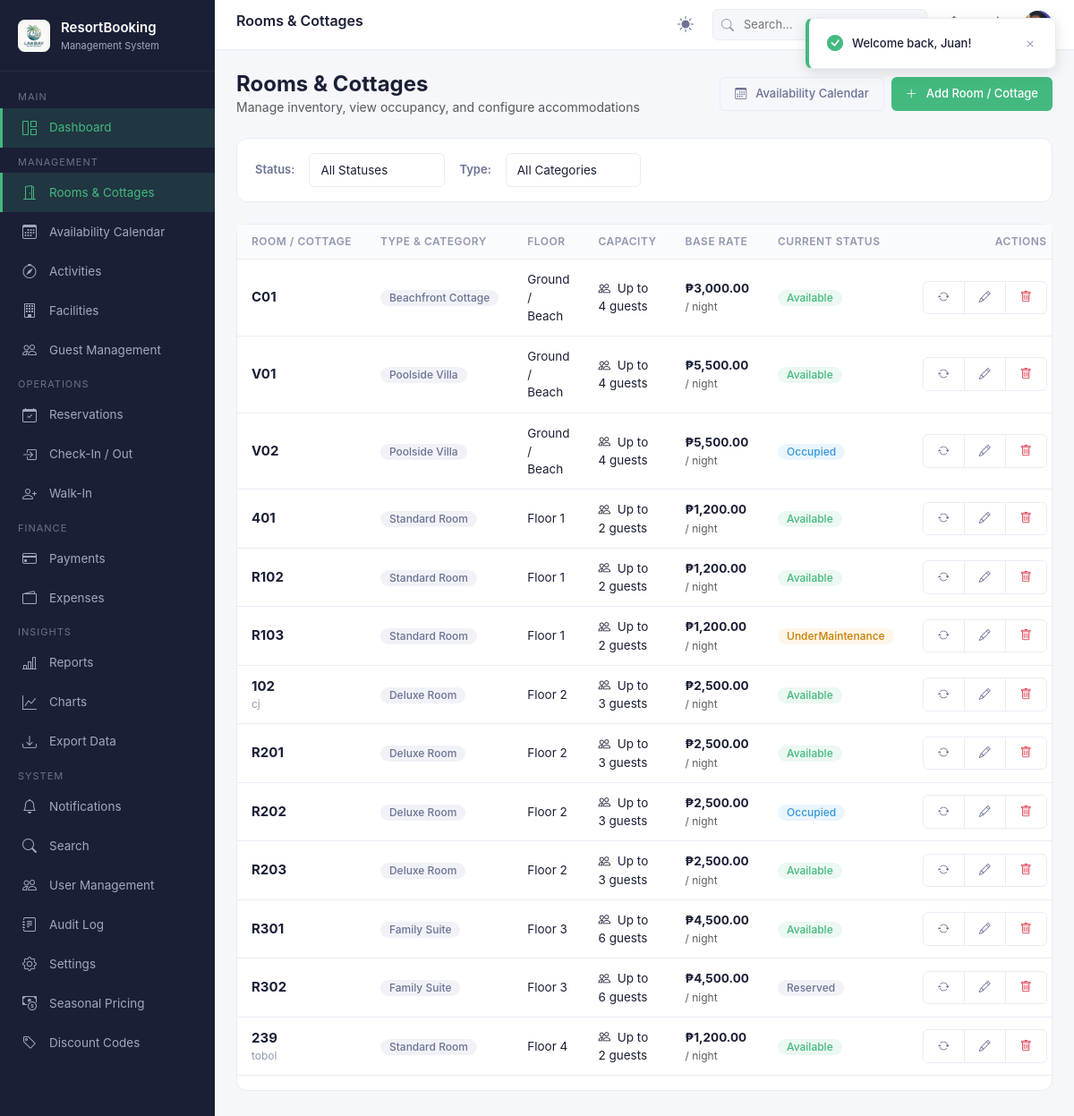
/rooms/index.php (signed in), run on the app's committed database.
### tables this page shows
CREATE TABLE `rooms` (
  `RoomId` int NOT NULL AUTO_INCREMENT,
  `RoomTypeId` int NOT NULL,
  `RoomNumber` varchar(20) NOT NULL,
  `Floor` int DEFAULT NULL,
  `Status` int NOT NULL,
  `Description` longtext,
  `ImageUrl` varchar(500) DEFAULT NULL,
  `CreatedAt` datetime(6) NOT NULL,
  `UpdatedAt` datetime(6) NOT NULL,
  PRIMARY KEY (`RoomId`),
  UNIQUE KEY `IX_Rooms_Floor_RoomNumber` (`Floor`,`RoomNumber`),
  KEY `IX_Rooms_RoomTypeId` (`RoomTypeId`),
  CONSTRAINT `FK_Rooms_RoomTypes_RoomTypeId` FOREIGN KEY (`RoomTypeId`) REFERENCES `roomtypes` (`RoomTypeId`) ON DELETE CASCADE
);

CREATE TABLE `roomtypes` (
  `RoomTypeId` int NOT NULL AUTO_INCREMENT,
  `TypeName` varchar(100) NOT NULL,
  `Description` longtext,
  `BasePrice` decimal(10,2) NOT NULL,
  `MaxOccupancy` int NOT NULL,
  `ImageUrl` varchar(500) DEFAULT NULL,
  `IsActive` tinyint(1) NOT NULL,
  `CreatedAt` datetime(6) NOT NULL,
  PRIMARY KEY (`RoomTypeId`)
);

### config/database.php (called while the page is built, shortened)
<?php
function url($path = '') {
    $path = '/' . ltrim($path, '/');
    return BASE_URL . $path;
}

### rooms/index.php (the view, shortened to what this page needs)
<?php
require_once __DIR__ . '/../config/database.php';
require_once __DIR__ . '/../includes/functions.php';
$query = "SELECT r.*, rt.TypeName, rt.BasePrice, rt.MaxOccupancy
          FROM rooms r
          JOIN roomtypes rt ON r.RoomTypeId = rt.RoomTypeId
          WHERE 1=1";
$params = [];
$query .= " ORDER BY r.Floor ASC, r.RoomNumber ASC";
$stmt = $pdo->prepare($query);
$stmt->execute($params);
$rooms = $stmt->fetchAll();
include __DIR__ . '/../includes/header.php';
?>
<div class="d-flex justify-content-between align-items-center mb-4 flex-wrap gap-2">
    <div>
        <h4 style="margin:0; font-weight:700;">Rooms & Cottages</h4>
        <p class="text-muted" style="margin:0; font-size:14px;">Manage inventory, view occupancy, and configure accommodations</p>
    </div>
    <div class="d-flex gap-2">
        <a href="<?= url('/rooms/calendar.php') ?>" class="btn btn-outline">
            <i class="bi bi-calendar3 me-1"></i> Availability Calendar
        </a>
        <a href="<?= url('/rooms/create.php') ?>" class="btn btn-primary">
            <i class="bi bi-plus-lg me-1"></i> Add Room / Cottage
        </a>
    </div>
</div>
<div class="card mb-4">
    <div class="card-body" style="padding: 16px 20px;">
        <form method="GET" action="" class="row g-3 align-items-center">
            <div class="col-auto">
                <label class="form-label mb-0" style="font-size:13px; font-weight:600;">Status:</label>
            </div>
            <div class="col-auto">
                <select name="status" class="form-select form-select-sm" onchange="this.form.submit()">
                    <option value="">All Statuses</option>
                </select>
            </div>
            <div class="col-auto">
                <label class="form-label mb-0" style="font-size:13px; font-weight:600;">Type:</label>
            </div>
            <div class="col-auto">
                <select name="type_id" class="form-select form-select-sm" onchange="this.form.submit()">
                    <option value="">All Categories</option>
                </select>
            </div>
        </form>
    </div>
</div>
<div class="card">
    <div class="table-wrapper">
        <table class="table">
            <thead>
                <tr>
                    <th>Room / Cottage</th>
                    <th>Type & Category</th>
                    <th>Floor</th>
                    <th>Capacity</th>
                    <th>Base Rate</th>
                    <th>Current Status</th>
                    <th style="text-align:right;">Actions</th>
                </tr>
            </thead>
            <tbody>
                <?php if (empty($rooms)): ?>
                    <tr><td colspan="7" class="text-center py-4 text-muted">No rooms match your filter criteria.</td></tr>
                <?php else: ?>
                    <?php foreach ($rooms as $r): ?>
                        <tr>
                            <td>
                                <strong style="font-size:15px;"><?= htmlspecialchars($r['RoomNumber']) ?></strong>
                                <?php if (!empty($r['Description'])): ?>
                                    <div style="font-size:12px; color:var(--text-muted);"><?= htmlspecialchars($r['Description']) ?></div>
                                <?php endif; ?>
                            </td>
                            <td>
                                <span class="badge badge-secondary"><?= htmlspecialchars($r['TypeName']) ?></span>
                            </td>
                            <td><?= $r['Floor'] > 0 ? 'Floor ' . $r['Floor'] : 'Ground / Beach' ?></td>
                            <td><i class="bi bi-people me-1"></i> Up to <?= (int)$r['MaxOccupancy'] ?> guests</td>
                            <td><strong><?= formatCurrency($r['BasePrice']) ?></strong> <span class="text-muted" style="font-size:12px;">/ night</span></td>
                            <td><?= getRoomStatusBadge($r['Status']) ?></td>
                            <td style="text-align:right;">
                                <div class="btn-group btn-group-sm">
                                    <button type="button" class="btn btn-outline" title="Change Status" onclick="openStatusModal(<?= $r['RoomId'] ?>, '<?= htmlspecialchars($r['RoomNumber']) ?>', <?= $r['Status'] ?>)">
                                        <i class="bi bi-arrow-repeat"></i>
                                    </button>
                                    <a href="<?= url('/rooms/edit.php?id=' . $r['RoomId']) ?>" class="btn btn-outline" title="Edit">
                                        <i class="bi bi-pencil"></i>
                                    </a>
                                    <a href="<?= url('/rooms/delete.php?id=' . $r['RoomId']) ?>" class="btn btn-outline text-danger" title="Delete" onclick="return confirm('Are you sure you want to delete room <?= htmlspecialchars($r['RoomNumber']) ?>?')">
                                        <i class="bi bi-trash"></i>
                                    </a>
                                </div>
                            </td>
                        </tr>
                    <?php endforeach; ?>
                <?php endif; ?>
            </tbody>
        </table>
    </div>
</div>
<?php include __DIR__ . '/../includes/footer.php'; ?>

### includes/functions.php (shortened to what this page needs)
<?php
require_once __DIR__ . '/../config/database.php';
function formatCurrency($amount) {
    return '₱' . number_format((float)$amount, 2);
}
function getRoomStatusName($status) {
    $map = [
        0 => 'Available',
        1 => 'Occupied',
        2 => 'UnderMaintenance',
        3 => 'Reserved'
    ];
    if (is_numeric($status)) {
        return $map[(int)$status] ?? 'Unknown';
    }
    return (string)$status;
}
function getRoomStatusBadge($status) {
    $name = getRoomStatusName($status);
    $badgeColors = [
        'Available' => 'badge-success',
        'Occupied' => 'badge-info',
        'UnderMaintenance' => 'badge-warning',
        'Reserved' => 'badge-secondary'
    ];
    $cls = $badgeColors[$name] ?? 'badge-secondary';
    return '<span class="badge ' . $cls . '">' . htmlspecialchars($name) . '</span>';
}

### assets/css/site.css (style rules this page uses)
:root { --primary: #43b97f; --primary-dark: #36a36e; --primary-light: #e8f8f0; --primary-bg: #f0faf5; --sidebar-bg: #1a1f36; --sidebar-hover: #252b48; --sidebar-active: rgba(67, 185, 127, 0.15); --sidebar-text: #a0a8c0; --sidebar-text-active: #43b97f; --header-bg: #ffffff; --content-bg: #f5f7fa; --card-bg: #ffffff; --text-primary: #1a1f36; --text-secondary: #6b7294; --text-muted: #9198b0; --border: #e8ecf4; --success: #43b97f; --warning: #f5a623; --danger: #e74c3c; --info: #3498db; --shadow-sm: 0 1px 3px rgba(0,0,0,0.06); --shadow-md: 0 2px 8px rgba(0,0,0,0.08); --shadow-lg: 0 4px 16px rgba(0,0,0,0.12); --radius: 8px; --radius-lg: 12px; }
* { box-sizing: border-box; }
html { overflow-x: hidden; scroll-behavior: smooth; }
body { margin: 0; padding: 0; font-family: -apple-system, BlinkMacSystemFont, 'Segoe UI', Roboto, 'Helvetica Neue', Arial, sans-serif; background: var(--content-bg); color: var(--text-primary); font-size: 14px; line-height: 1.5; overflow-x: hidden; width: 100%; max-width: 100vw; }
.card { background: var(--card-bg); border-radius: var(--radius-lg); border: 1px solid var(--border); margin-bottom: 20px; }
.card-body { padding: 20px; }
.table-wrapper { overflow-x: auto; }
.table { width: 100%; border-collapse: collapse; }
.table th { padding: 10px 16px; text-align: left; font-size: 12px; font-weight: 600; color: var(--text-muted); text-transform: uppercase; letter-spacing: 0.5px; border-bottom: 1px solid var(--border); background: #fafbfc; white-space: nowrap; }
.table td { padding: 12px 16px; border-bottom: 1px solid var(--border); font-size: 13.5px; color: var(--text-primary); vertical-align: middle; }
.btn { display: inline-flex; align-items: center; gap: 6px; padding: 8px 16px; border-radius: 6px; font-size: 13px; font-weight: 500; border: none; cursor: pointer; transition: all 0.2s; text-decoration: none; white-space: nowrap; }
.btn-primary { background: var(--primary); color: #fff; }
.btn-outline { background: transparent; border: 1px solid var(--border); color: var(--text-secondary); }
.badge { display: inline-flex; align-items: center; gap: 5px; padding: 3px 10px; border-radius: 12px; font-size: 12px; font-weight: 500; }
.badge-success { background: rgba(67,185,127,0.1); color: var(--success); }
.badge-warning { background: rgba(245,166,35,0.1); color: #c87e00; }
.badge-info { background: rgba(52,152,219,0.1); color: var(--info); }
.badge-secondary { background: #f0f2f7; color: var(--text-secondary); }
.form-label { display: block; font-size: 12.5px; font-weight: 500; color: var(--text-secondary); margin-bottom: 5px; }
.form-control, .form-select { width: 100%; padding: 8px 12px; border: 1px solid var(--border); border-radius: 6px; font-size: 13.5px; color: var(--text-primary); background: #fff; transition: border-color 0.2s, box-shadow 0.2s; }
* { scrollbar-width: thin; scrollbar-color: var(--border) transparent; }
.table-wrapper { overflow-x: auto; -webkit-overflow-scrolling: touch; }

### data on the page
rooms: RoomNumber "C01", RoomTypeId.TypeName "Beachfront Cottage", Floor "Ground / Beach", RoomTypeId.MaxOccupancy "4", RoomTypeId.BasePrice "₱3,000.00", Status "Available"
rooms: RoomNumber "V01", RoomTypeId.TypeName "Poolside Villa", Floor "Ground / Beach", RoomTypeId.MaxOccupancy "4", RoomTypeId.BasePrice "₱5,500.00", Status "Available"
rooms: RoomNumber "V02", RoomTypeId.TypeName "Poolside Villa", Floor "Ground / Beach", RoomTypeId.MaxOccupancy "4", RoomTypeId.BasePrice "₱5,500.00", Status "Occupied"
rooms: RoomNumber "401", RoomTypeId.TypeName "Standard Room", Floor "1", RoomTypeId.MaxOccupancy "2", RoomTypeId.BasePrice "₱1,200.00", Status "Available"
rooms: RoomNumber "R102", RoomTypeId.TypeName "Standard Room", Floor "1", RoomTypeId.MaxOccupancy "2", RoomTypeId.BasePrice "₱1,200.00", Status "Available"
rooms: RoomNumber "R103", RoomTypeId.TypeName "Standard Room", Floor "1", RoomTypeId.MaxOccupancy "2", RoomTypeId.BasePrice "₱1,200.00", Status "UnderMaintenance"
rooms: RoomNumber "102", Description "cj", RoomTypeId.TypeName "Deluxe Room", Floor "2", RoomTypeId.MaxOccupancy "3", RoomTypeId.BasePrice "₱2,500.00", Status "Available"
rooms: RoomNumber "R201", RoomTypeId.TypeName "Deluxe Room", Floor "2", RoomTypeId.MaxOccupancy "3", RoomTypeId.BasePrice "₱2,500.00", Status "Available"
rooms: RoomNumber "R202", RoomTypeId.TypeName "Deluxe Room", Floor "2", RoomTypeId.MaxOccupancy "3", RoomTypeId.BasePrice "₱2,500.00", Status "Occupied"
rooms: RoomNumber "R203", RoomTypeId.TypeName "Deluxe Room", Floor "2", RoomTypeId.MaxOccupancy "3", RoomTypeId.BasePrice "₱2,500.00", Status "Available"
rooms: RoomNumber "R301", RoomTypeId.TypeName "Family Suite", Floor "3", RoomTypeId.MaxOccupancy "6", RoomTypeId.BasePrice "₱4,500.00", Status "Available"
rooms: RoomNumber "R302", RoomTypeId.TypeName "Family Suite", Floor "3", RoomTypeId.MaxOccupancy "6", RoomTypeId.BasePrice "₱4,500.00", Status "Reserved"
rooms: RoomNumber "239", Description "tobol", RoomTypeId.TypeName "Standard Room", Floor "4", RoomTypeId.MaxOccupancy "2", RoomTypeId.BasePrice "₱1,200.00", Status "Available"

### other printed values
$resortSettings['ResortName'] "ResortBooking"
$resortSettings['ResortSubtitle'] "Management System"
$pageTitle "Rooms & Cottages"
